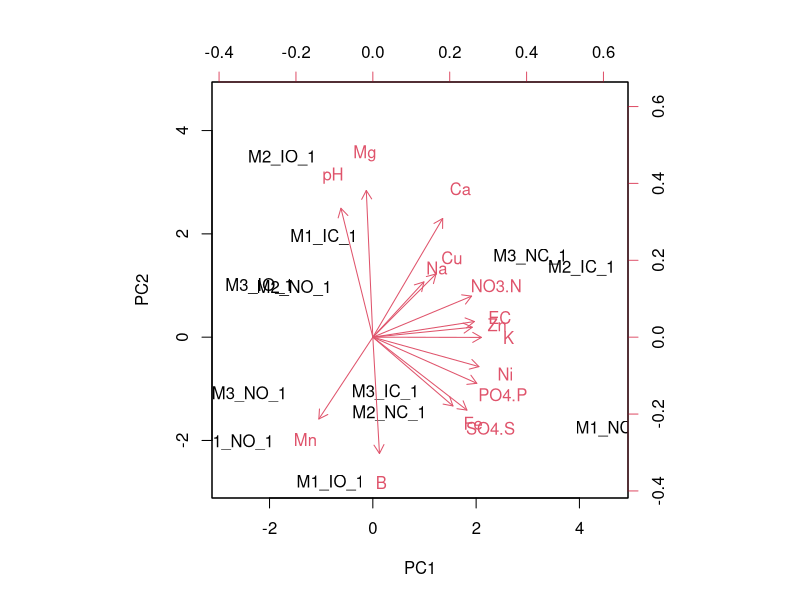
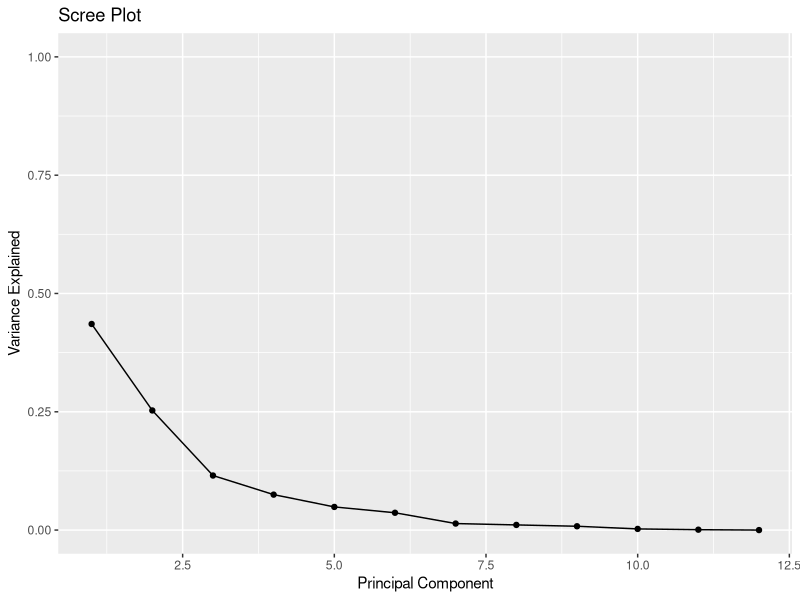
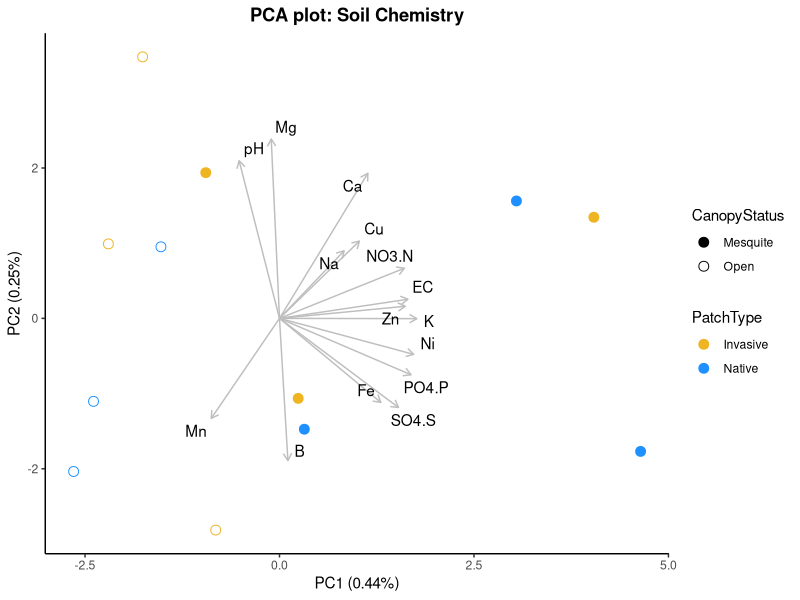
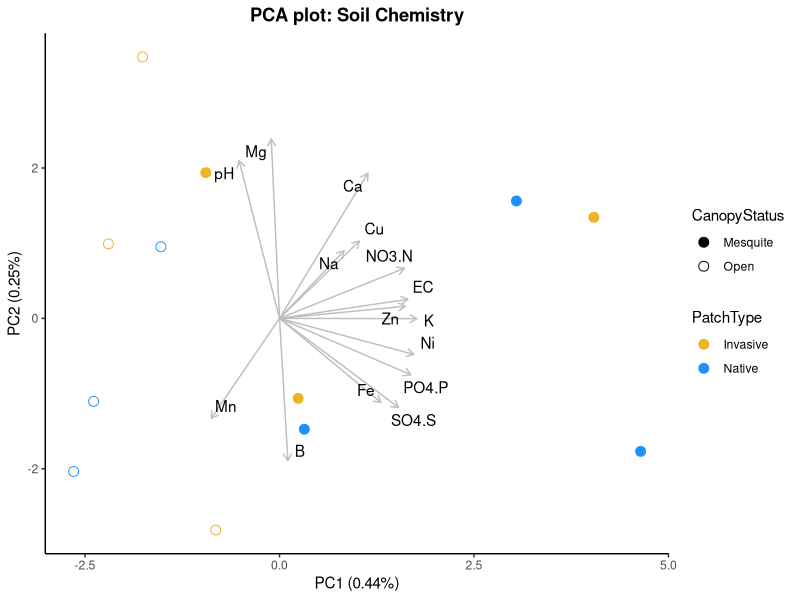

R code for these plots, in order: (Note: this script raises an error after producing the figures.)
#Monsoon Soil Chemistry

# PCA/ NMDS
#Taylor Portman
#22OCT22

#Read in libraries
library(dplyr)
library(ggplot2)
library(tidyr)
library(ggrepel)
library(tibble)
library(vegan)

#Set workind directory
setwd("/Volumes/GoogleDrive/My Drive/projects/MastersThesis/R/SRER_FieldExperiment")

#Read in data
norm.matrix<-read.csv("data_clean/MonsoonSoilChem_NormalizedMatrix_LIVE.csv", row.names = 1)
metadata<-read.csv("data_clean/MonsoonSoilMetadata_Clean.csv")


#Figure save file path
figures= 'MonsoonSoilChemistry/figures'

# PCA: CanopyStatus ---------------------------------------------------------------------
#PCA

results<-prcomp(norm.matrix)

biplot(results, scale = 0)

# Extract loadings of the variables
PCAloadings <- data.frame(Variables = rownames(results$rotation), results$rotation)
PCAloadings.sig<-PCAloadings

#calculate total variance explained by each principal component
var_explained = results$sdev^2 / sum(results$sdev^2)

#create scree plot
qplot(c(1:12), var_explained) + 
  geom_line() + 
  xlab("Principal Component") + 
  ylab("Variance Explained") +
  ggtitle("Scree Plot") +
  ylim(0, 1)

#Extract PC1 and PC2 for PCA plot
metadata$SampleID<- as.factor(metadata$SampleID)
pca_coordinates <- as_tibble(results$x)
pca_coordinates$SampleID <- rownames(results$x)
# Merge with metadata
pca_coordinates <- left_join(pca_coordinates, metadata, by ='SampleID')
# Prepare axis labels for PCA
pc1 <- paste0('PC1 (', round(var_explained[1], digits = 2), '%)')
pc2 <- paste0('PC2 (', round(var_explained[2], digits = 2), '%)')


shapes<-c("Mesquite"=19, "Open"=1)
colors<-c("Invasive"="goldenrod2", "Native"="dodgerblue")

# Plot Individuals PCA
pca_plot <- ggplot(pca_coordinates,
                   aes(x = PC1,
                       y = PC2)) +
  geom_segment(data = PCAloadings.sig, aes(x = 0, y = 0, xend = (PC1*5),
                                       yend = (PC2*5)), arrow = arrow(length = unit(1/2, "picas")),
               color = "grey")+
  theme_classic() +
  geom_text_repel(data=PCAloadings.sig, 
                  x = (PCAloadings.sig$PC1*5), 
                  y = (PCAloadings.sig$PC2*5),
                  label=PCAloadings.sig$Variables, max.overlaps = 12)+
  geom_point(aes(color = PatchType,
                 shape = CanopyStatus),
             size = 3) +
  scale_shape_manual(values=c(19,1))+
  scale_color_manual(values=colors)+
  theme(plot.title = element_text(face = 'bold', hjust = 0.5))+
  labs(title = 'PCA plot: Soil Chemistry',
       x = pc1,
       y = pc2)
pca_plot

#Save to figures folder
fileName = paste(figures, 'PCA_withSigArrows_MesquiteOnly.png',sep = '/')
ggsave(fileName, pca_plot, dpi = 800,width= 18, height=12, units=c('cm'))

# NMDS --------------------------------------------------------------------
nmds.matrix <- matrix
dm.method <- 'bray'
# distance matrix by Bray 
dm <- vegdist(nmds.matrix, method=dm.method)
nmds <- metaMDS(dm,
                k = 2,
                maxit = 999,
                trymax = 500,
                wascores = TRUE)
stressplot(nmds)
# Extract nmds scores for plotting and add metadata
nmds.scores <- as.data.frame(scores(nmds, display = 'sites'))
nmds.scores <- rownames_to_column(nmds.scores, var = 'SampleID')
nmds.scores <- left_join(nmds.scores, metadata, by = 'SampleID')

colors<-c("Invasive"="goldenrod2", "Native"="dodgerblue")

#Plot NMDS
nmds_plot <- ggplot(nmds.scores,
                    aes(x = NMDS1,
                        y = NMDS2,
                        color = PatchType,
                        shape = CanopyStatus)) +
  geom_jitter(size = 3, width = 0.01) +
  #stat_ellipse(aes(group=PatchType, color=PatchType))+
  scale_shape_manual(values=shapes)+
  scale_color_manual(values=colors) +
  theme_classic() +
  theme(plot.title = element_text(face = 'bold', hjust = 0.5))+
  labs(title = 'NMDS plot')
nmds_plot
#Save to figures folder
fileName = paste(figures, 'NMDS_PatchType_CanopyStatusElipse_MesquiteOnly.png',sep = '/')
ggsave(fileName, nmds_plot, dpi = 800,width= 18, height=12, units=c('cm'))
